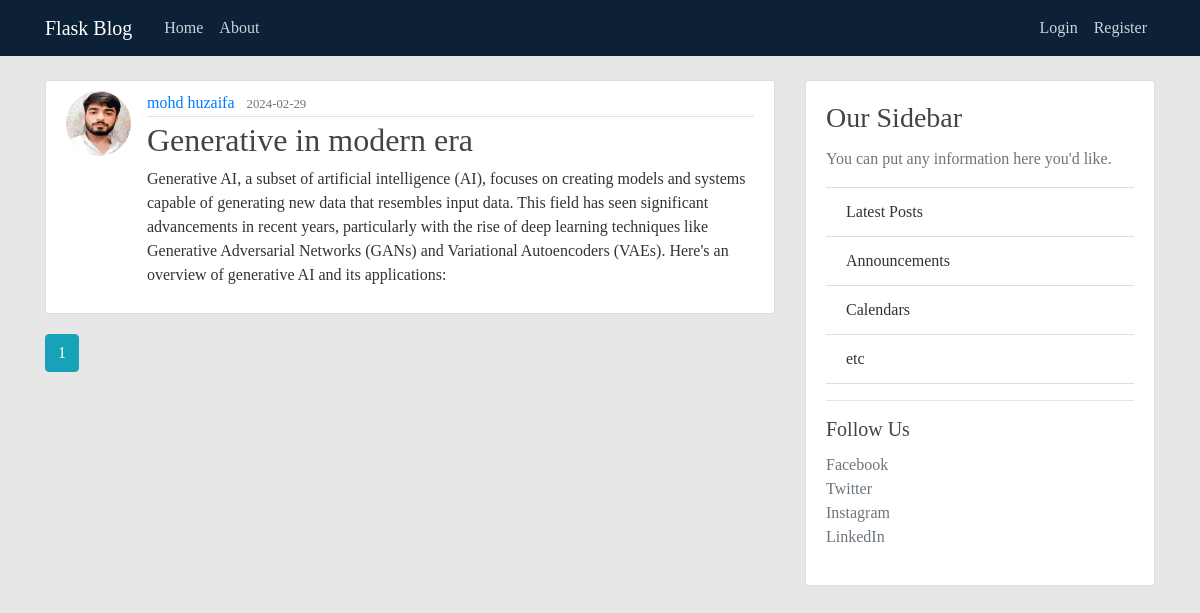
Page /home on the earlier database version.
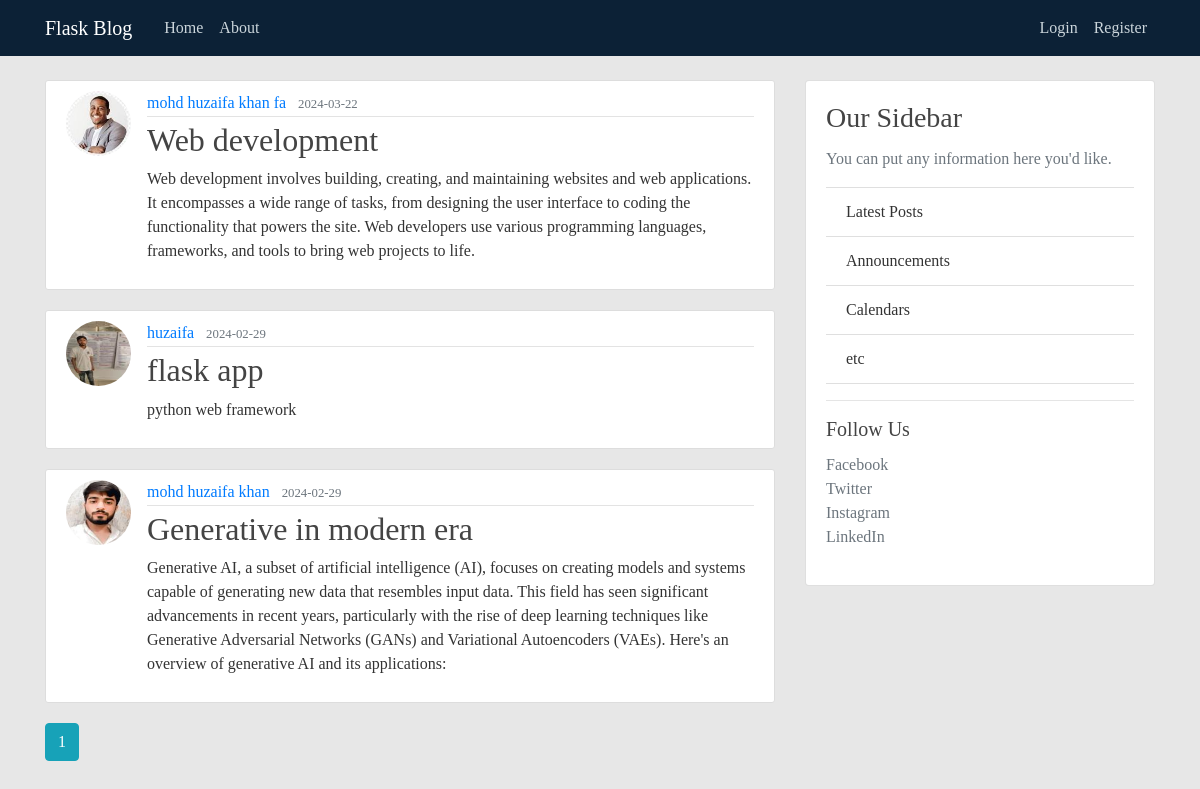
Same page on the later database version.
### flaskblog/models.py (models this page shows, shortened)
class Post(db.Model):
    id = db.Column(db.Integer, primary_key=True)
    title = db.Column(db.String(100), nullable=False)
    date_posted = db.Column(db.DateTime, nullable=False, default=datetime.utcnow)
    content = db.Column(db.Text, nullable=False)
    user_id = db.Column(db.Integer, db.ForeignKey('user.id'), nullable=False)

class User(db.Model, UserMixin):
    id = db.Column(db.Integer, primary_key=True)
    username = db.Column(db.String(20), unique=True, nullable=False)
    email = db.Column(db.String(120), unique=True, nullable=False)
    image_file = db.Column(db.String(20), nullable=False, default='default.jpg')
    password = db.Column(db.String(60), nullable=False)
    posts = db.relationship('Post', backref='author', lazy=True)

### flaskblog/main/routes.py (the view)
@main.route("/")
@main.route("/home")
def home():
    page = request.args.get('page', 1, type=int)
    posts = Post.query.order_by(Post.date_posted.desc()).paginate(page=page, per_page=5)
    return render_template('home.html', posts=posts)

### flaskblog/templates/home.html
{% extends "layout.html" %}
{% block content %}
    {% for post in posts.items %}
        <article class="media content-section">
          <img class="rounded-circle article-img" src="{{ url_for('static', filename='profile_pics/' + post.author.image_file) }}">
          <div class="media-body">
            <div class="article-metadata">
              <a class="mr-2" href="{{ url_for('users.user_posts', username=post.author.username) }}">{{ post.author.username }}</a>
              <small class="text-muted">{{ post.date_posted.strftime('%Y-%m-%d') }}</small>
            </div>
            <h2><a class="article-title" href="{{ url_for('posts.post', post_id=post.id) }}">{{ post.title }}</a></h2>
            <p class="article-content">{{ post.content }}</p>
          </div>
        </article>
    {% endfor %}
    {% for page_num in posts.iter_pages(left_edge=1, right_edge=1, left_current=1, right_current=2) %}
      {% if page_num %}
        {% if posts.page == page_num %}
          <a class="btn btn-info mb-4" href="{{ url_for('main.home', page=page_num) }}">{{ page_num }}</a>
        {% else %}
          <a class="btn btn-outline-info mb-4" href="{{ url_for('main.home', page=page_num) }}">{{ page_num }}</a>
        {% endif %}
      {% else %}
        ...
      {% endif %}
    {% endfor %}
{% endblock content %}

### flaskblog/templates/layout.html (shortened to what this page needs)
<!DOCTYPE html>
<html>
<head>
    <link rel="stylesheet" href="https://maxcdn.bootstrapcdn.com/bootstrap/4.0.0/css/bootstrap.min.css">
    <link rel="stylesheet" type="text/css" href="{{ url_for('static', filename='main.css') }}">
</head>
<body>
    <header class="site-header">
      <nav class="navbar navbar-expand-md navbar-dark bg-steel fixed-top">
        <div class="container">
          <a class="navbar-brand mr-4" href="/">Flask Blog</a>
          <div class="collapse navbar-collapse" id="navbarToggle">
            <div class="navbar-nav mr-auto">
              <a class="nav-item nav-link" href="{{ url_for('main.home') }}">Home</a>
              <a class="nav-item nav-link" href="{{ url_for('main.about') }}">About</a>
            </div>
            <div class="navbar-nav">
              {% if current_user.is_authenticated %}
                <a class="nav-item nav-link" href="{{ url_for('posts.new_post') }}">New Post</a>
                <a class="nav-item nav-link" href="{{ url_for('users.account') }}">Account</a>
                <a class="nav-item nav-link" href="{{ url_for('users.logout') }}">Logout</a>
              {% else %}
                <a class="nav-item nav-link" href="{{ url_for('users.login') }}">Login</a>
                <a class="nav-item nav-link" href="{{ url_for('users.register') }}">Register</a>
              {% endif %}
            </div>
          </div>
        </div>
      </nav>
    </header>
    <main role="main" class="container">
      <div class="row">
        <div class="col-md-8">
          {% block content %}{% endblock %}
        </div>
        <div class="col-md-4">
          <div class="card mb-4">
            <div class="card-body">
              <h3 class="card-title">Our Sidebar</h3>
              <p class="card-text text-muted">You can put any information here you'd like.</p>
              <ul class="list-group list-group-flush">
                <li class="list-group-item">Latest Posts</li>
                <li class="list-group-item">Announcements</li>
                <li class="list-group-item">Calendars</li>
                <li class="list-group-item">etc</li>
              </ul>
                  <hr>
                  <h5 class="card-title">Follow Us</h5>
                  <ul class="list-unstyled">
                    <li><a href="#" class="text-muted">Facebook</a></li>
                    <li><a href="#" class="text-muted">Twitter</a></li>
                    <li><a href="#" class="text-muted">Instagram</a></li>
                    <li><a href="#" class="text-muted">LinkedIn</a></li>
                  </ul>
                  </div>
                  </div>
      </div>
      </div>
    </main>
</body>
</html>

### flaskblog/static/main.css (style rules this page uses)
body { background: #e7e7e7; color: #333333; margin-top: 5rem; font-family: 'Times New Roman', Times, serif; }
h1, h2, h3, h4, h5, h6 { color: #444444; }
.bg-steel { background-color: #0c2136; }
.site-header .navbar-nav .nav-link { color: #cbd5db; }
.content-section { background: #ffffff; padding: 10px 20px; border: 1px solid #dddddd; border-radius: 3px; margin-bottom: 20px; }
.article-title { color: #444444; }
.article-content { white-space: pre-line; }
.article-img { height: 65px; width: 65px; margin-right: 16px; }
.article-metadata { padding-bottom: 1px; margin-bottom: 4px; border-bottom: 1px solid #e3e3e3 }

Differences in the rows shown:
added Post: image_file (picture), author.username "mohd huzaifa khan fa", date_posted "2024-03-22", title "Web development", content "Web development involves building, creating, and maintaining websites and web applications. It encompasses a wide range of tasks, from designing the user interface to coding the functionality that powers the site. Web developers use various programming languages, frameworks, and tools to bring web projects to life."
added Post: image_file (picture), author.username "huzaifa", date_posted "2024-02-29", title "flask app", content "python web framework"
changed through a linked row, Post "Generative in modern era": author.username "mohd huzaifa" → "mohd huzaifa khan"
